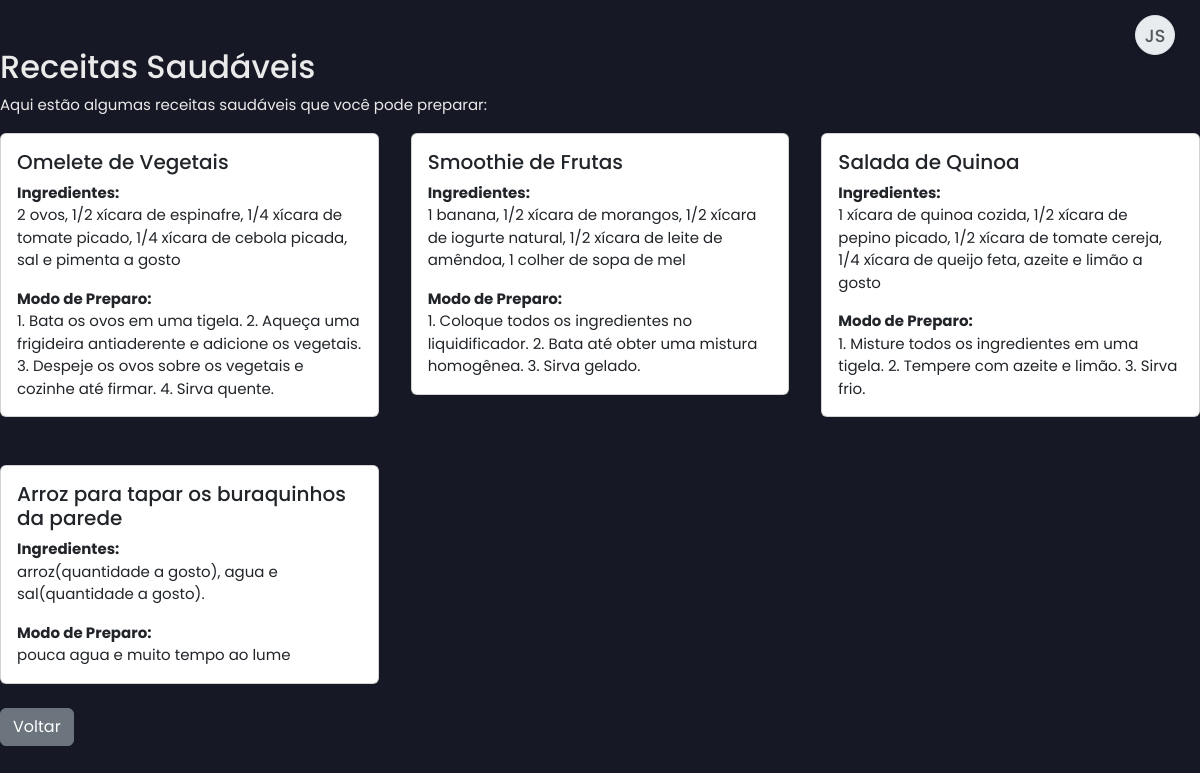
Page /recipes.php (signed in) on the committed database.
### tables this page shows
CREATE TABLE `recipes` (
  `id` int(11) NOT NULL,
  `name` varchar(100) NOT NULL,
  `ingredients` text NOT NULL,
  `instructions` text NOT NULL,
  `added_by_nutritionist_id` int(11) DEFAULT NULL COMMENT 'FK para users.id (nutricionista)',
  `created_at` timestamp NOT NULL DEFAULT current_timestamp()
);

### recipes.php (the view, shortened to what this page needs)
<?php
include 'db.php';
include 'header.php';
$stmt = $pdo->query("SELECT * FROM recipes");
$recipes = $stmt->fetchAll();
?>
<div class="container mt-5">
    <h2>Receitas Saudáveis</h2>
    <p>Aqui estão algumas receitas saudáveis que você pode preparar:</p>
    <div class="row">
        <?php foreach ($recipes as $recipe): ?>
            <div class="col-md-4 mb-4">
                <div class="card">
                    <div class="card-body">
                        <h5 class="card-title"><?= htmlspecialchars($recipe['name']) ?></h5>
                        <p class="card-text">
                            <strong>Ingredientes:</strong><br>
                            <?= nl2br(htmlspecialchars($recipe['ingredients'])) ?>
                        </p>
                        <p class="card-text">
                            <strong>Modo de Preparo:</strong><br>
                            <?= nl2br(htmlspecialchars($recipe['instructions'])) ?>
                        </p>
                    </div>
                </div>
            </div>
        <?php endforeach; ?>
    </div>
    <a href="nutrition_hub.php" class="btn btn-secondary">Voltar</a>
</div>
<?php
include 'footer.php';
?>

### assets/css/dashboard_cliente.css (style rules this page uses)
:root { --bg-dark-primary: #161925; --bg-dark-secondary: #232A44; --text-light: #EAEAEA; --text-muted: #A0A0B0; --accent-color: #7B4BFF; --accent-color-hover: #6a3ffb; --border-color: #3a3f58; --sidebar-width: 260px; --sidebar-width-collapsed: 80px; --font-family: 'Poppins', sans-serif; }
body.dashboard-body { background-color: var(--bg-dark-primary); color: var(--text-light); font-family: var(--font-family); margin: 0; padding: 0; display: flex; min-height: 100vh; font-size: 15px; }
.container, .container-fluid, .container-lg, .container-md, .container-sm, .container-xl, .container-xxl { padding-left: 0; padding-right: 0; max-width: 100%; }
.row { --bs-gutter-x: 2rem; --bs-gutter-y: 1.5rem; }

### assets/css/personalizacao_chat.css (style rules this page uses)
:root { --chat-bg: #FFFFFF; --chat-text: #000000; --chat-border: #D1D1D6; --chat-messages-bg: #FFFFFF; --chat-input-area-bg: #F8F9FA; --chat-input-bg: #FFFFFF; --chat-placeholder-text: #8A8A8E; --chat-sent-bg: #007AFF; --chat-sent-bg-rgb: 0, 122, 255; --chat-sent-text: #FFFFFF; --chat-received-bg: #E5E5EA; --chat-received-text: #000000; --chat-timestamp-sent: #d1eaff; --chat-timestamp-received: #6c757d; }

### rows in the picture
recipes: name "Omelete de Vegetais", ingredients "2 ovos, 1/2 xícara de espinafre, 1/4 xícara de tomate picado, 1/4 xícara de cebola picada, sal e pimenta a gosto", instructions "1. Bata os ovos em uma tigela. 2. Aqueça uma frigideira antiaderente e adicione os vegetais. 3. Despeje os ovos sobre os vegetais e cozinhe até firmar. 4. Sirva quente."
recipes: name "Smoothie de Frutas", ingredients "1 banana, 1/2 xícara de morangos, 1/2 xícara de iogurte natural, 1/2 xícara de leite de amêndoa, 1 colher de sopa de mel", instructions "1. Coloque todos os ingredientes no liquidificador. 2. Bata até obter uma mistura homogênea. 3. Sirva gelado."
recipes: name "Salada de Quinoa", ingredients "1 xícara de quinoa cozida, 1/2 xícara de pepino picado, 1/2 xícara de tomate cereja, 1/4 xícara de queijo feta, azeite e limão a gosto", instructions "1. Misture todos os ingredientes em uma tigela. 2. Tempere com azeite e limão. 3. Sirva frio."
recipes: name "Arroz para tapar os buraquinhos da parede", ingredients "arroz(quantidade a gosto), agua e sal(quantidade a gosto).", instructions "pouca agua e muito tempo ao lume"

### other values in the picture
$user_name_initials "JS"
